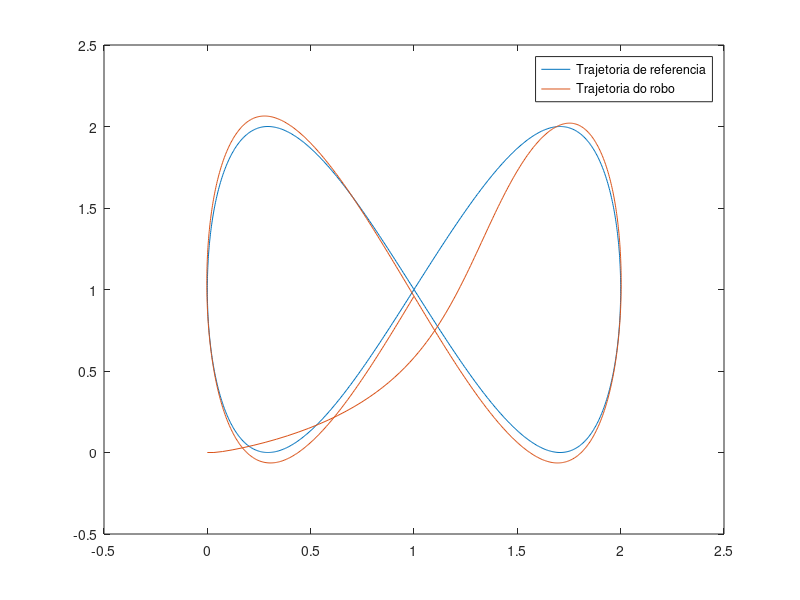

Write the MATLAB code that produced this figure.
clear

% Tempo de amostragem
Ts = 0.033;

% Tempo de simulacao
t = 0:Ts:30;

% Trajetoria
ganho = 1;
freq = 2*pi/30;
traj = [1 + ganho*sin(freq*t); 1 + ganho*sin(2*freq*t)];
dtraj = [freq*ganho*cos(freq*t);2*freq*ganho*cos(2*freq*t)];
ddtraj = [-freq^2*ganho*sin(freq*t); -4*freq^2*ganho*sin(2*freq*t)];

% Definicao do sistema
G = [0 1 0 0;
     0 0 0 0;
     0 0 0 1;
     0 0 0 0];

H = [0 0;
     1 0;
     0 0;
     0 1];
 
C = [1;
     1;
     0];
 

% Calculo da matriz de ganho K
poles = [-1, -2, -3, -5];
K = place(G, H, poles);

% Condicao inicial
i_pose = [0, 0, 0];
i_vel = [(traj(1,2) - traj(1,1))/Ts, (traj(2,2) - traj(2,1))/Ts];

% Set das variaveis do primeiro loop
x_pos = i_pose(1);
y_pos = i_pose(2);
theta = i_pose(3);
x_vel = i_vel(1);
y_vel = i_vel(2);

robot_x_pos = [];
robot_y_pos = [];

% Loop de simulacao
for k = 1:length(t)
    robot_x_pos = [robot_x_pos; x_pos];
    robot_y_pos = [robot_y_pos; y_pos];
    
    % Calculo das referencias por loop
    x_pos_ref = traj(1,k);
    y_pos_ref = traj(2,k);
    
    x_vel_ref = dtraj(1,k);
    y_vel_ref = dtraj(2,k);
    
%     x_vel_ref  = (x_pos_ref - x_pos)/Ts;
%     y_vel_ref  = (y_pos_ref - y_pos)/Ts;
    
    % Calculo dos estados (erros)
    z_e = [x_pos_ref - x_pos;
           x_vel_ref - x_vel;
           y_pos_ref - y_pos;
           y_vel_ref - y_vel];
       
    % Calculo das aceleraçoes de referencia
    x_a_ref = (x_vel_ref - x_vel)/Ts;
    y_a_ref = (y_vel_ref - y_vel)/Ts;
    
    % Lei de controle
    mid_u = K*z_e;
    % mid_u = K*z_e + [x_a_ref; y_a_ref];
    % mid_u = K*z_e%[ddtraj(1,k); ddtraj(2,k)];
    
    % Calculo da matriz F
    v = sqrt((x_vel)^2 + (y_vel)^2);
 
    F = [cos(theta) -v*sin(theta);
         sin(theta) v*cos(theta)];
     
    final_u = F^(-1)*mid_u;
    
    x_vel = v*cos(theta);
    y_vel = v*sin(theta);
    
    % Entrada no robo
    v = final_u(1)*Ts + v; % integra dv
    w = final_u(2);
    robot_input = [v; w];
    robot_cinematic = [cos(theta) 0;
                       sin(theta) 0;
                                0 1];
    dout_robot = robot_cinematic * robot_input;
    
    % "Leitura" dos estados do robô (integrando a saída)
    out_robot = [x_pos + Ts*dout_robot(1);
                 y_pos + Ts*dout_robot(2);
                 theta + Ts*dout_robot(3)];
    
    x_vel = dout_robot(1);
    y_vel = dout_robot(2);
    
    x_pos = out_robot(1);
    y_pos = out_robot(2);
    theta = out_robot(3);
end

plot(traj(1,:), traj(2,:));
hold on
plot(robot_x_pos, robot_y_pos);
hold off
legend("Trajetoria de referencia", "Trajetoria do robo");
